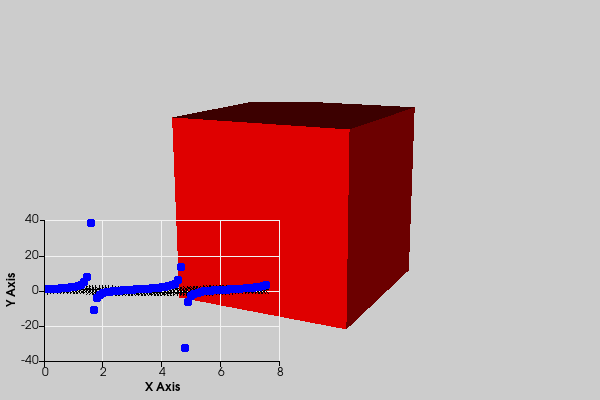

This chart was generated by the following Python code:
#!/usr/bin/env python
# Demonstrate a 2D chart overlaid on a 3D scene with a cube.

import math

import vtkmodules.vtkInteractionStyle  # noqa: F401
import vtkmodules.vtkRenderingContextOpenGL2  # noqa: F401
import vtkmodules.vtkRenderingOpenGL2  # noqa: F401

from vtkmodules.vtkChartsCore import vtkChartXY, vtkPlotPoints
from vtkmodules.vtkCommonCore import vtkFloatArray
from vtkmodules.vtkCommonDataModel import vtkRectf, vtkTable
from vtkmodules.vtkFiltersSources import vtkCubeSource
from vtkmodules.vtkRenderingContext2D import vtkContextActor, vtkContextScene
from vtkmodules.vtkRenderingCore import (
    vtkActor,
    vtkPolyDataMapper,
    vtkRenderWindow,
    vtkRenderWindowInteractor,
    vtkRenderer,
)

# Create a table with some points in it.
table = vtkTable()
arr_x = vtkFloatArray()
arr_x.SetName("X Axis")
table.AddColumn(arr_x)
arr_c = vtkFloatArray()
arr_c.SetName("Cosine")
table.AddColumn(arr_c)
arr_s = vtkFloatArray()
arr_s.SetName("Sine")
table.AddColumn(arr_s)
arr_t = vtkFloatArray()
arr_t.SetName("Tan")
table.AddColumn(arr_t)

num_points = 69
inc = 7.5 / (num_points - 1)
table.SetNumberOfRows(num_points)
for i in range(num_points):
    table.SetValue(i, 0, i * inc)
    table.SetValue(i, 1, math.cos(i * inc))
    table.SetValue(i, 2, math.sin(i * inc))
    table.SetValue(i, 3, math.tan(i * inc) + 0.5)

# Cube source.
cube = vtkCubeSource()

cube_mapper = vtkPolyDataMapper()
cube_mapper.SetInputConnection(cube.GetOutputPort())

cube_actor = vtkActor()
cube_actor.SetMapper(cube_mapper)
cube_actor.GetProperty().SetColor(1.0, 0.0, 0.0)
cube_actor.GetProperty().SetRepresentationToSurface()

# Chart overlaid on 3D scene.
chart = vtkChartXY()
chart.SetAutoSize(False)
chart.SetSize(vtkRectf(0.0, 0.0, 300, 200))

# Add scatter plots.
points = chart.AddPlot(vtkChartXY.POINTS)
points.SetInputData(table, 0, 1)
points.SetColor(0, 0, 0, 255)
points.SetWidth(1.0)
vtkPlotPoints.SafeDownCast(points).SetMarkerStyle(vtkPlotPoints.CROSS)

points = chart.AddPlot(vtkChartXY.POINTS)
points.SetInputData(table, 0, 2)
points.SetColor(0, 0, 0, 255)
points.SetWidth(1.0)
vtkPlotPoints.SafeDownCast(points).SetMarkerStyle(vtkPlotPoints.PLUS)

points = chart.AddPlot(vtkChartXY.POINTS)
points.SetInputData(table, 0, 3)
points.SetColor(0, 0, 255, 255)
points.SetWidth(4.0)

# Context scene wiring.
chart_scene = vtkContextScene()
chart_scene.AddItem(chart)
chart_actor = vtkContextActor()
chart_actor.SetScene(chart_scene)

# Renderer
renderer = vtkRenderer()
renderer.SetBackground(0.8, 0.8, 0.8)
renderer.AddActor(cube_actor)
chart_scene.SetRenderer(renderer)
renderer.AddActor(chart_actor)

# Window
render_window = vtkRenderWindow()
render_window.SetSize(600, 400)
render_window.SetMultiSamples(0)
render_window.AddRenderer(renderer)
render_window.SetWindowName("charts on3d")

# Scene
renderer.ResetCamera()
renderer.GetActiveCamera().SetPosition(1.0, 1.0, -4.0)
renderer.GetActiveCamera().Azimuth(40)

# Interactor
interactor = vtkRenderWindowInteractor()
interactor.SetRenderWindow(render_window)

interactor.Initialize()
interactor.Start()
